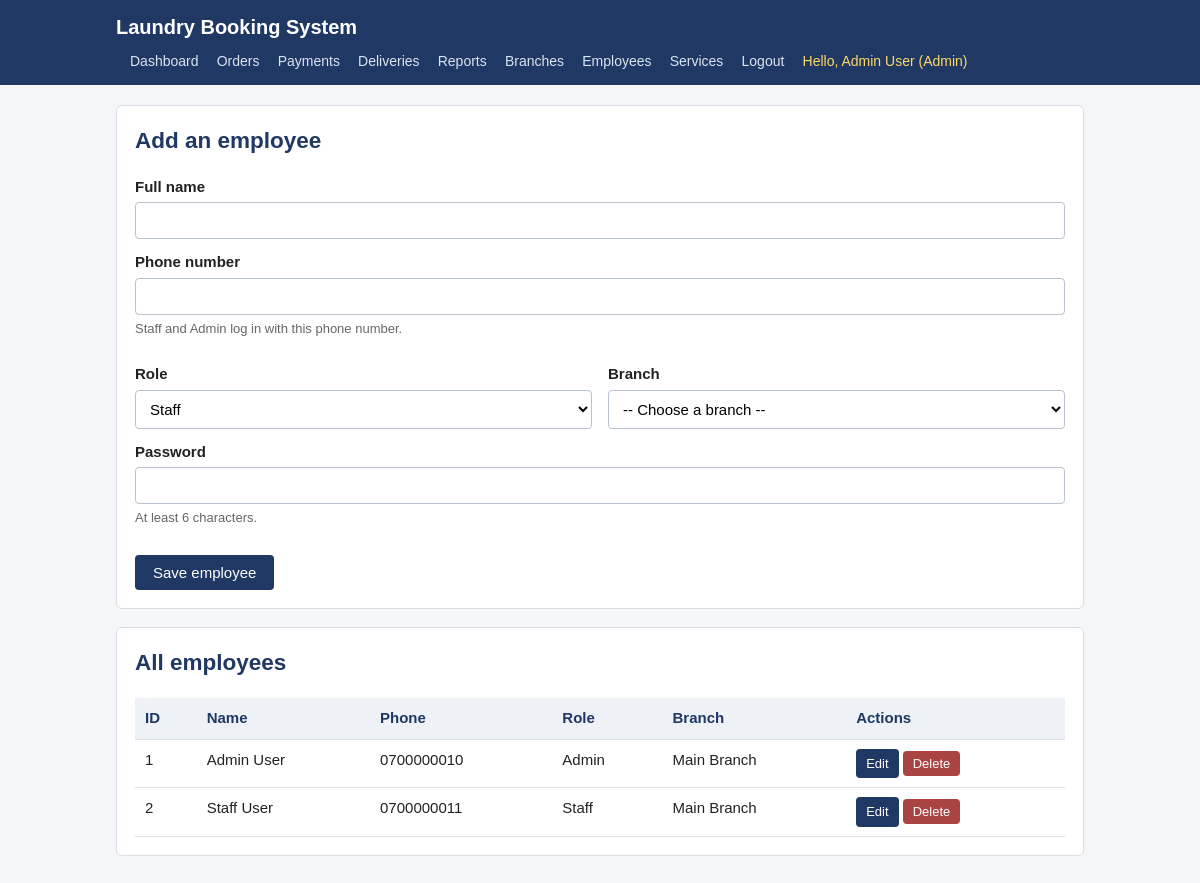
Screenshot of /admin/employees.php (signed in) with the database file from the repository.
### tables this page shows
CREATE TABLE Employee (
    Employee_id INT AUTO_INCREMENT PRIMARY KEY,
    Branch_id INT,
    Employee_name VARCHAR(100) NOT NULL,
    Employee_phone VARCHAR(20) NOT NULL,
    Employee_role VARCHAR(50) NOT NULL,
    Employee_password VARCHAR(255) NOT NULL,
    FOREIGN KEY (Branch_id) REFERENCES Branch (Branch_id)
        ON UPDATE CASCADE ON DELETE SET NULL
);

CREATE TABLE Branch (
    Branch_id INT AUTO_INCREMENT PRIMARY KEY,
    Branch_name VARCHAR(100) NOT NULL,
    Branch_address VARCHAR(50) NOT NULL,
    Branch_phone VARCHAR(20) NOT NULL
);

### config.php (called while the page is built, shortened)
<?php
function e($value) {
    return htmlspecialchars((string) $value, ENT_QUOTES, 'UTF-8');
}
function current_user() {
    return [
        'id'    => $_SESSION['user_id'],
        'type'  => $_SESSION['user_type'],
        'role'  => $_SESSION['user_role'],
        'name'  => $_SESSION['user_name'],
        'email' => $_SESSION['user_email'] ?? null,
    ];
}

### admin/employees.php (the view, shortened to what this page needs)
<?php
require_once __DIR__ . '/../config.php';
$user = current_user();
$edit = null;
$roles = ['Staff', 'Admin'];
$employees = $pdo->query(
    'SELECT e.*, b.Branch_name FROM Employee e
     LEFT JOIN Branch b ON b.Branch_id = e.Branch_id
     ORDER BY e.Employee_name'
)->fetchAll();
?>
<!DOCTYPE html>
<html lang="en">
<head>
<link rel="stylesheet" href="../css/style.css">
</head>
<body>
<header>
  <div class="wrap">
    <h1><a href="index.php">Laundry Booking System</a></h1>
    <nav>
      <a href="index.php">Dashboard</a>
      <a href="orders.php">Orders</a>
      <a href="payments.php">Payments</a>
      <a href="deliveries.php">Deliveries</a>
      <a href="reports.php">Reports</a>
      <a href="branches.php">Branches</a>
      <a href="employees.php">Employees</a>
      <a href="services.php">Services</a>
      <a href="../logout.php">Logout</a>
      <span class="who">Hello, <?php echo e($user['name']); ?> (<?php echo e($user['role']); ?>)</span>
    </nav>
  </div>
</header>
<main><div class="wrap">
<div class="card">
  <h2><?php echo $edit ? 'Edit employee' : 'Add an employee'; ?></h2>
  <form method="post" action="employees.php">
    <label for="employee_name">Full name</label>
    <input type="text" id="employee_name" name="employee_name"
           value="<?php echo e($edit['Employee_name'] ?? ''); ?>" required>
    <label for="employee_phone">Phone number</label>
    <input type="text" id="employee_phone" name="employee_phone"
           value="<?php echo e($edit['Employee_phone'] ?? ''); ?>" required>
    <p class="help">Staff and Admin log in with this phone number.</p>
    <div class="form-row">
      <div>
        <label for="employee_role">Role</label>
        <select id="employee_role" name="employee_role" required>
          <?php foreach ($roles as $r): ?>
            <option value="<?php echo e($r); ?>"
              <?php echo ($edit['Employee_role'] ?? '') === $r ? 'selected' : ''; ?>>
              <?php echo e($r); ?>
            </option>
          <?php endforeach; ?>
        </select>
      </div>
      <div>
        <label for="branch_id">Branch</label>
        <select id="branch_id" name="branch_id" required>
          <option value="">-- Choose a branch --</option>
        </select>
      </div>
    </div>
    <label for="employee_password">Password</label>
    <input type="password" id="employee_password" name="employee_password"
           <?php echo $edit ? '' : 'required'; ?>>
    <p class="help">
      <?php echo $edit
        ? 'Leave blank to keep the current password.'
        : 'At least 6 characters.'; ?>
    </p>
    <button class="btn" type="submit" name="save">Save employee</button>
  </form>
</div>
<div class="card">
  <h2>All employees</h2>
  <?php if ($employees): ?>
    <div class="table-wrap"><table>
      <tr><th>ID</th><th>Name</th><th>Phone</th><th>Role</th><th>Branch</th><th>Actions</th></tr>
      <?php foreach ($employees as $emp): ?>
        <tr>
          <td><?php echo (int) $emp['Employee_id']; ?></td>
          <td><?php echo e($emp['Employee_name']); ?></td>
          <td><?php echo e($emp['Employee_phone']); ?></td>
          <td><?php echo e($emp['Employee_role']); ?></td>
          <td><?php echo e($emp['Branch_name'] ?? '-'); ?></td>
          <td>
            <a class="btn btn-small" href="employees.php?edit=<?php echo (int) $emp['Employee_id']; ?>">Edit</a>
            <form method="post" action="employees.php" style="display:inline;"
                  onsubmit="return confirm('Delete this employee?');">
              <button class="btn btn-danger btn-small" type="submit">Delete</button>
            </form>
          </td>
        </tr>
      <?php endforeach; ?>
    </table></div>
  <?php else: ?>
    <p>No employees yet.</p>
  <?php endif; ?>
</div>
</div></main>
</body>
</html>

### css/style.css (style rules this page uses)
* { box-sizing: border-box; }
body { margin: 0; font-family: Arial, Helvetica, sans-serif; font-size: 15px; line-height: 1.5; color: #222; background: #f4f6f8; }
a { color: #1f3864; }
header { background: #1f3864; color: #fff; padding: 12px 0; }
header .wrap { max-width: 1000px; margin: 0 auto; padding: 0 16px; display: flex; align-items: center; justify-content: space-between; flex-wrap: wrap; gap: 8px; }
header h1 { margin: 0; font-size: 20px; }
header h1 a { color: #fff; text-decoration: none; }
nav a { color: #dbe4f0; text-decoration: none; margin-left: 14px; font-size: 14px; }
nav .who { color: #ffd966; margin-left: 14px; font-size: 14px; }
.wrap { max-width: 1000px; margin: 0 auto; padding: 0 16px; }
main { padding: 20px 0 40px; }
h2 { color: #1f3864; margin-top: 0; }
.card { background: #fff; border: 1px solid #d9dee6; border-radius: 6px; padding: 18px; margin-bottom: 18px; }
label { display: block; margin: 12px 0 4px; font-weight: bold; }
input[type="text"], input[type="email"], input[type="password"], input[type="number"], input[type="date"], input[type="datetime-local"], select, textarea { width: 100%; padding: 9px 10px; border: 1px solid #b9c2cf; border-radius: 4px; font-size: 15px; background: #fff; }
.form-row { display: flex; gap: 16px; flex-wrap: wrap; }
.form-row > div { flex: 1 1 200px; }
.help { font-size: 13px; color: #666; margin-top: 4px; }
.btn { display: inline-block; padding: 9px 18px; border: none; border-radius: 4px; background: #1f3864; color: #fff; font-size: 15px; cursor: pointer; text-decoration: none; margin-top: 14px; }
.btn-danger { background: #a94442; }
.btn-small { padding: 5px 10px; font-size: 13px; margin-top: 0; }
table { width: 100%; border-collapse: collapse; background: #fff; }
th, td { padding: 9px 10px; border-bottom: 1px solid #d9dee6; text-align: left; vertical-align: top; }
th { background: #eef1f5; color: #1f3864; }
.table-wrap { overflow-x: auto; }

### rows the page displays
employee: Employee_name "Admin User", Employee_role "Admin", Employee_id "1", Employee_phone "0700000010", Branch.Branch_name "Main Branch"
employee: Employee_id "2", Employee_name "Staff User", Employee_phone "0700000011", Employee_role "Staff", Branch.Branch_name "Main Branch"

### other values shown
form field employee_role "Staff"
